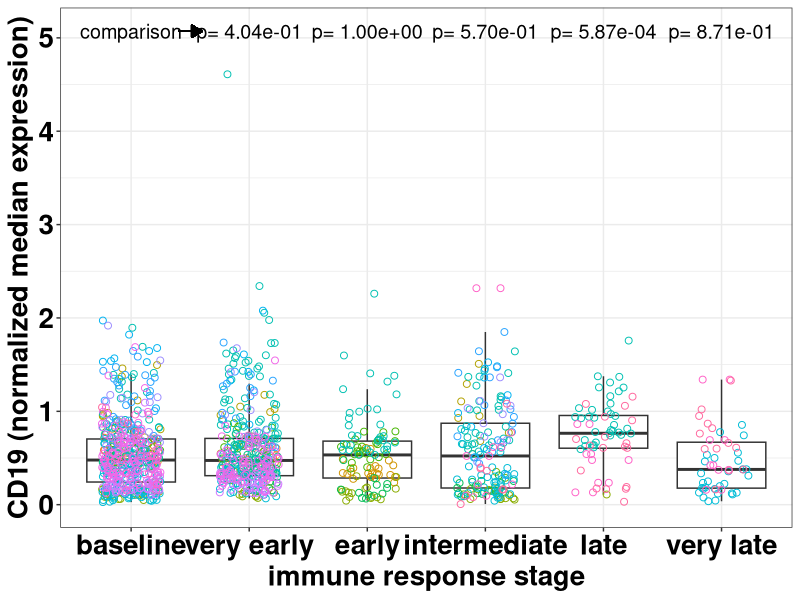
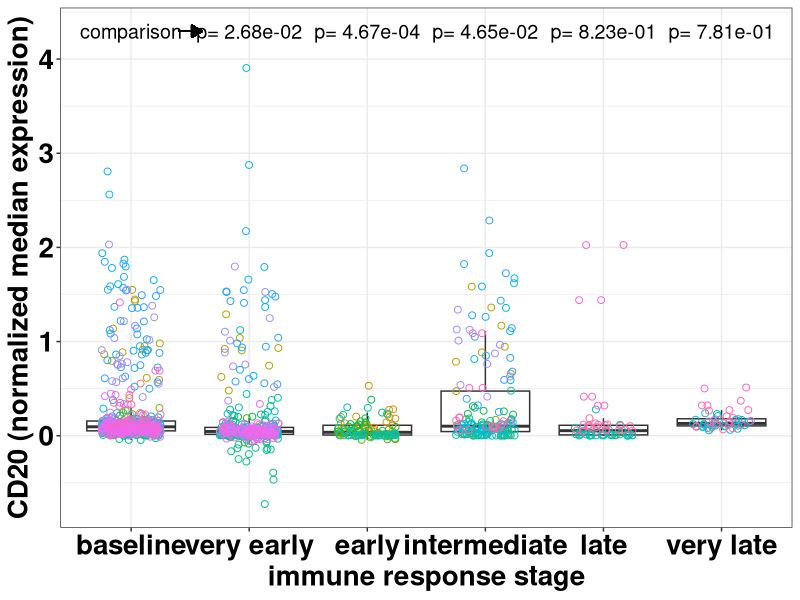
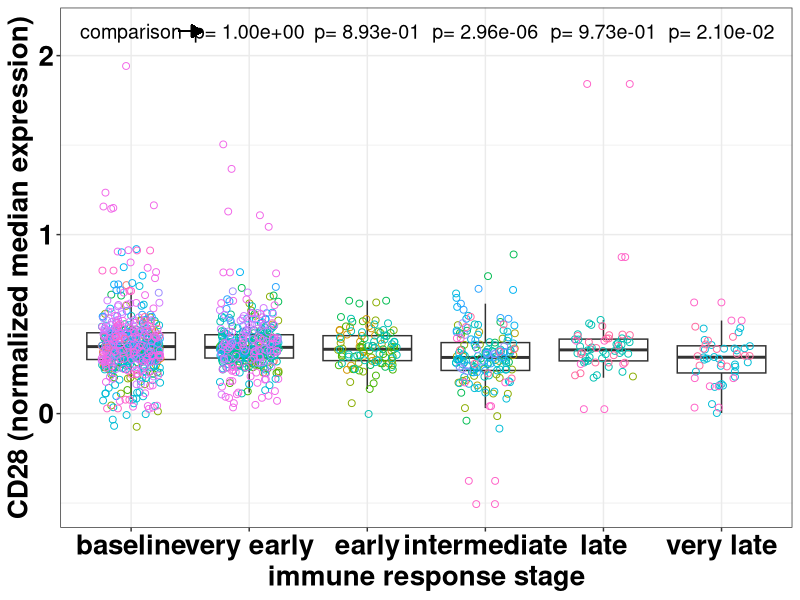
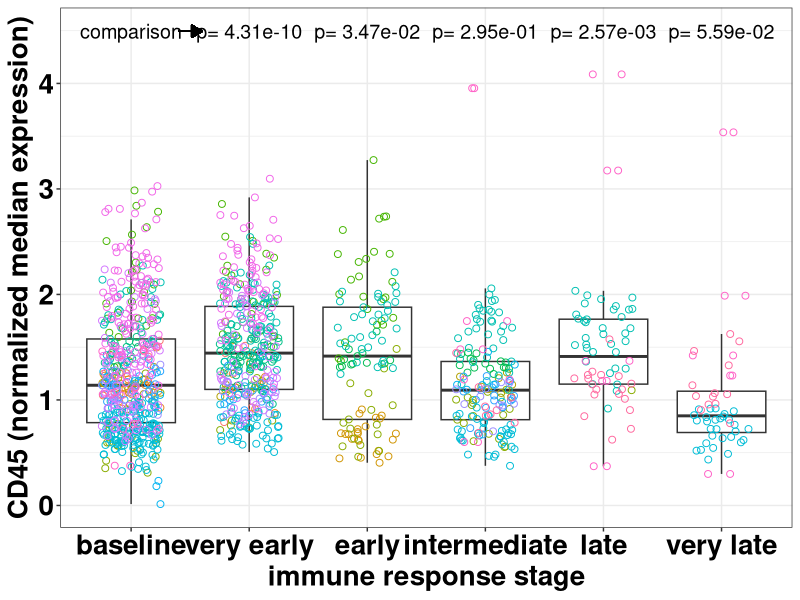
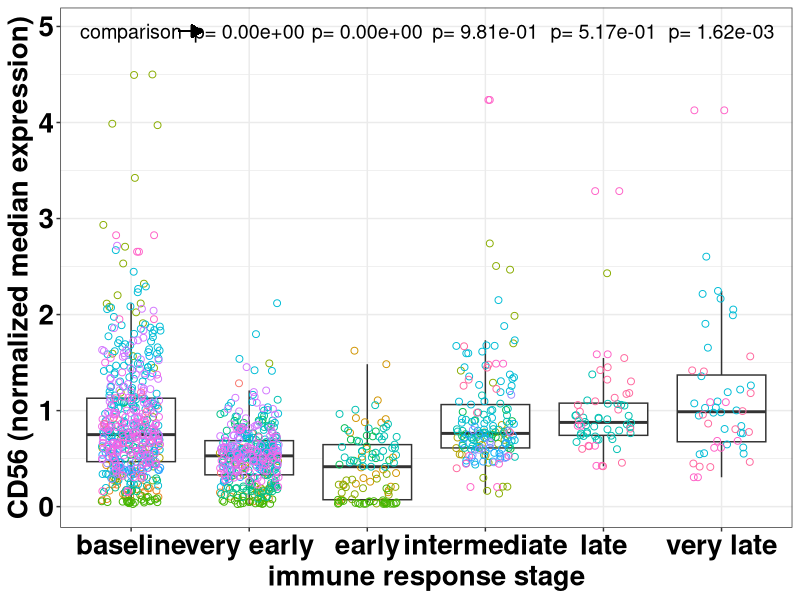
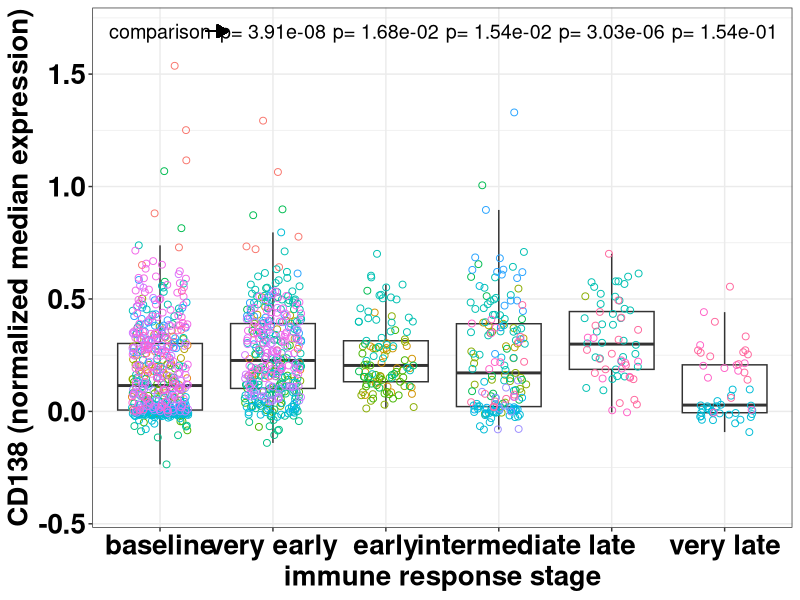
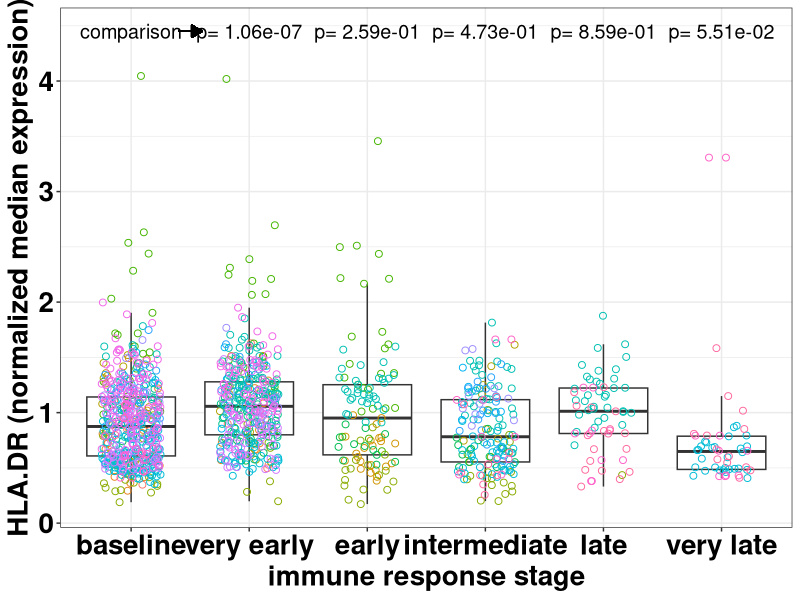
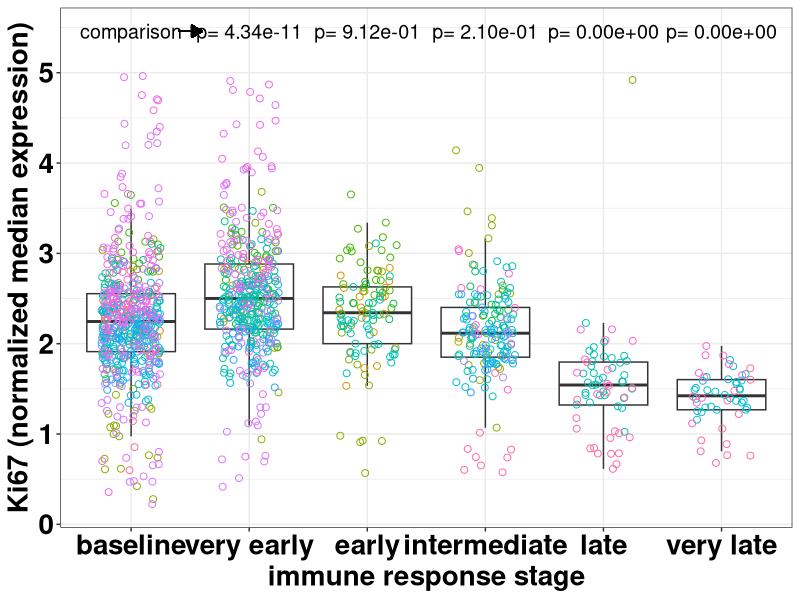

Recreate these plots in R, in order.
### General information ----
# Title:            Development, validation and implementation of the antibody-secreting cell maturity index (ASC-ME): 
#                   universal prediction of human plasma cell maturity
# Author:           Tobit D. Steinmetz
# Department:       Rheumatology and Clinical Immunology
# Affiliation:      University Medical Center Groningen
# Email:            d.t.steinmetz@umcg.nl
# Collaboration:    please ask permission from the author before using this script
# Last adjustment:  05-05-2026
# Remark:           part of this code was generated or troubleshooted using ChatGPT

### Reference:
# iScience 2026

### This R-script requires the following packages:
library(dplyr)
library(ggplot2)
library(readxl)

### 
# insert here the location of the folder containing the files from https://github.com/rki-umcg/ASC_ME

data_path<-"..."  #for example: data_path<-"C:/ASC_ME/"
setwd(data_path)
if (file.exists("output")){} else {dir.create(file.path(data_path, "output"))}

# import data from model development
data.imputed_mean<-read_xlsx("data.imputed_mean.xlsx")
data.unimputed<-read_xlsx("data.unimputed.xlsx")

###dpi grouping for imputed data
imp_markers<-data.imputed_mean %>%
  mutate(dpi_group = cut(dpi,  
                         breaks = c(-Inf, 1, 4.9, 10, 19, 50, 99, 500),  # Define the breaks for the age groups
                         labels = c("baseline", "excl","very early", "early", "intermediate", "late", "very late"))) # Define the labels for the age groups
imp_markers<-cbind(imp_markers,StudyID=data.unimputed$StudyID)

#
for (a in 4:11) {
ANOVA_plot<- lm(imp_markers[[a]] ~ imp_markers$dpi_group)  |> aov() |> TukeyHSD()
plot_imp_marker<-ggplot(imp_markers, aes(x = dpi_group, y = imp_markers[,a])) +
  geom_boxplot(outlier.shape = NA) +
  geom_jitter(aes(color = as.factor(imp_markers$StudyID)), width = 0.25, alpha = 1, size = 2,shape=1) +
  theme_bw() +
  labs(title = NULL,
       x = "immune response stage",
       y = paste(colnames(imp_markers[a]), "(normalized median expression)"),
       color = "StudyID") +
  theme(legend.position = "none",
        axis.text.y = element_text(size = 20,face = "bold", colour = "black"),
        axis.title.y = element_text(size = 20,face = "bold"),
        axis.text.x = element_text(size = 20,face = "bold", colour = "black"),
        axis.title.x = element_text(size = 20,face = "bold"),
        plot.title = element_text(size = 15,face = "bold")) +
  xlim("baseline", "very early", "early", "intermediate", "late", "very late") +
  annotate("text", x="baseline", y=max(imp_markers[,a],na.rm = TRUE)*1.1, label=paste("comparison"), size=5)+
  geom_segment(aes(x = 1.4, y = max(imp_markers[,a],na.rm = TRUE)*1.1, xend = 1.6, yend = max(imp_markers[,a],na.rm = TRUE)*1.1),arrow = arrow(length=unit(0.30,"cm"), type = "closed"))+
  annotate("text", x="very early", y=max(imp_markers[,a],na.rm = TRUE)*1.1, label=paste("p=",formatC(ANOVA_plot[["imp_markers$dpi_group"]][2,4], format = "e", digits=2)), size=5) +
  annotate("text", x="early", y=max(imp_markers[,a],na.rm = TRUE)*1.1, label=paste("p=",formatC(ANOVA_plot[["imp_markers$dpi_group"]][3,4], format = "e", digits=2)), size=5) +
  annotate("text", x="intermediate", y=max(imp_markers[,a],na.rm = TRUE)*1.1, label=paste("p=",formatC(ANOVA_plot[["imp_markers$dpi_group"]][4,4], format = "e", digits=2)), size=5) +
  annotate("text", x="late", y=max(imp_markers[,a],na.rm = TRUE)*1.1, label=paste("p=",formatC(ANOVA_plot[["imp_markers$dpi_group"]][5,4], format = "e", digits=2)), size=5) +
  annotate("text", x="very late", y=max(imp_markers[,a],na.rm = TRUE)*1.1, label=paste("p=",formatC(ANOVA_plot[["imp_markers$dpi_group"]][6,4], format = "e", digits=2)), size=5)
print(plot_imp_marker) 
ggsave(filename = paste("output/Fig2B_plot_imp_marker_",paste(colnames(imp_markers[a])),".png", sep = ""),
       width = 3000, height = 1920, units = "px")
}

###age correlation for imputed data
imp_markers$Age<-as.numeric(imp_markers$Age)
imp_markers_BL<-imp_markers %>% filter(dpi_group=="baseline")
for (a in 4:11) {
  r_plot<-cor.test(imp_markers_BL$Age, imp_markers_BL[[a]])
  print(ggplot(imp_markers_BL, aes(x=Age, y=imp_markers_BL[,a])) +
    geom_point(shape=1) + #none-filled circles
    geom_smooth(method = "lm", color = "red", se = TRUE ) + #add regression line /w confidence interval
    labs(title = paste("pearson correlation, r =",format(r_plot$estimate, digits=3)," p =",format(r_plot$p.value, digits=3)),
         x = "sample age",
         y = paste(colnames(imp_markers_BL[a]), "(normalized median expression)")) +
    theme_bw() +
    #ylim(-1,5)+
    theme(legend.position = "none",
          axis.text.y = element_text(size = 20,face = "bold", colour = "black"),
          axis.title.y = element_text(size = 20,face = "bold"),
          axis.text.x = element_text(size = 20,face = "bold", colour = "black"),
          axis.title.x = element_text(size = 20,face = "bold"),
          plot.title = element_text(size = 15,face = "bold"))
  )
  ggsave(filename = paste("output/FigS4_plot_BL_",colnames(imp_markers_BL[a]),"_age.png", sep = ""),
         width = 3000, height = 1920, units = "px")
}

###
###dpi grouping for unimputed data
unimp_markers<-data.unimputed %>%
  mutate(dpi_group = cut(dpi,  
                         breaks = c(-Inf, 1, 10, 19, 50, 99, 500),  # Define the breaks for the age groups
                         labels = c("baseline", "very early", "early", "intermediate", "late", "very late"))) # Define the labels for the age groups
#
for (b in c(3:10)) {
  ANOVA_plot<- lm(unimp_markers[[b]] ~ unimp_markers[[20]])  |> aov() |> TukeyHSD()
  annotations <- list()
  annotations2 <- list()
  groups <- c("very early", "early", "intermediate", "late", "very late")
  groups2 <- c("baseline", "very early", "early", "intermediate", "late")
  for (group in groups) {
    if (sum(!is.na(unimp_markers[unimp_markers$dpi_group == group, b])) > 0) {
      annotations <- append(annotations,annotate("text", x = group, y = max(unimp_markers[, b], na.rm = TRUE) * 1.2,
                                                 label = paste("p=", formatC(ANOVA_plot[["unimp_markers[[20]]"]][paste0(group, "-baseline"), 4],format = "e",digits = 2)
                                                 ),size = 5))}}
  for (group in groups2) {
    if (sum(!is.na(unimp_markers[unimp_markers$dpi_group == group, b])) > 0) {
      annotations2 <- append(annotations2,annotate("text", x = group, y = max(unimp_markers[, b], na.rm = TRUE) * 1.1,
                                                 label = paste("p=", formatC(ANOVA_plot[["unimp_markers[[20]]"]][paste0("very late-", group), 4],format = "e",digits = 2)
                                                 ),size = 5))}}
  plot_unimp_marker<-ggplot(unimp_markers, aes(x = dpi_group, y = unimp_markers[[b]])) +
    geom_boxplot(outlier.shape = NA) +
    geom_jitter(aes(color = as.factor(unimp_markers[[15]])), width = 0.25, alpha = 1, size = 2,shape=1) +
    theme_bw() +
    labs(title = NULL,
         x = "immune response stage",
         y = paste(colnames(unimp_markers[b]), "(normalized median expression)"),
         color = "StudyID") +
    theme(legend.position = "none",
          axis.text.y = element_text(size = 20,face = "bold", colour = "black"),
          axis.title.y = element_text(size = 20,face = "bold"),
          axis.text.x = element_text(size = 20,face = "bold", colour = "black"),
          axis.title.x = element_text(size = 20,face = "bold"),
          plot.title = element_text(size = 15,face = "bold")) +
    xlim("baseline", "very early", "early", "intermediate", "late", "very late") +
    annotations +
    annotations2 +
    annotate("text", x=1, y=max(unimp_markers[,b],na.rm = TRUE)*1.2, label=paste("comparison"), size=5)+
    geom_segment(aes(x = 1.4, y = max(unimp_markers[,b],na.rm = TRUE)*1.2, xend = 1.6, yend = max(unimp_markers[,b],na.rm = TRUE)*1.2),arrow = arrow(length=unit(0.30,"cm"), type = "closed"))+
    annotate("text", x=6, y=max(unimp_markers[,b],na.rm = TRUE)*1.1, label=paste("comparison"), size=5)+
    geom_segment(aes(x = 5.6, y = max(unimp_markers[,b],na.rm = TRUE)*1.1, xend = 5.4, yend = max(unimp_markers[,b],na.rm = TRUE)*1.1),arrow = arrow(length=unit(0.30,"cm"), type = "closed"))
  print(plot_unimp_marker) 
ggsave(filename = paste("output/FigS5_plot_unimp_",colnames(unimp_markers[b]),".png", sep = ""), plot = plot_unimp_marker,
       width = 3000, height = 1920, units = "px")  
}

#age correlation for unimputed data
unimp_markers$Age<-as.numeric(unimp_markers$Age)
unimp_markers_BL<-unimp_markers %>% filter(dpi_group=="baseline")
for (b in c(3:10)) {
  r_plot<-cor.test(unimp_markers_BL$Age, unimp_markers_BL[[b]])
  print(ggplot(unimp_markers_BL, aes(x=Age, y=unimp_markers_BL[[b]])) +
          geom_point(shape=1) + #none-filled circles
          geom_smooth(method = "lm", color = "red", se = TRUE ) + #add regression line /w confidence interval
          labs(title = paste("pearson correlation, r =",format(r_plot$estimate, digits=3)," p =",format(r_plot$p.value, digits=3)),
               x = "sample age",
               y = paste(colnames(unimp_markers_BL[b]), "(normalized median expression)")) +
          theme_bw() +
          theme(legend.position = "none",
                axis.text.y = element_text(size = 20,face = "bold", colour = "black"),
                axis.title.y = element_text(size = 20,face = "bold"),
                axis.text.x = element_text(size = 20,face = "bold", colour = "black"),
                axis.title.x = element_text(size = 20,face = "bold"),
                plot.title = element_text(size = 15,face = "bold"))
  )
  ggsave(filename = paste("output/FigS5_plot_BL.unimp_",colnames(unimp_markers_BL[b]),"_age.png", sep = ""),
         width = 3000, height = 1920, units = "px")
}
